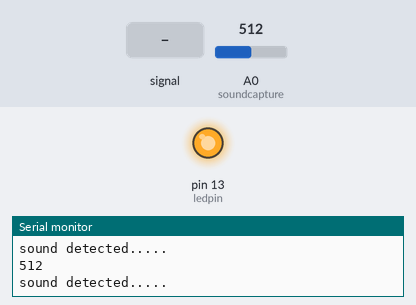
Simulated run of this sketch. Board: Arduino Uno, built with avr-gcc and run on an emulated ATmega328P. Parts: output pins drawn as LEDs (lit = HIGH), the last lines printed to the serial monitor. Dashed ring = blinking. The test bench sets the inputs (shaded band); at power-on: A0 (soundcapture) = 512.

Above: at 1.2 s.
1.3 s: A0 (soundcapture) fed a 200 Hz sine of ±81 counts around its level
At 2.0 s:
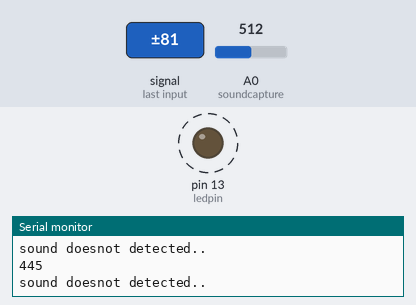
4.3 s: A0 (soundcapture) set to 490
5.8 s: A0 (soundcapture) set to 510
At 7.0 s:
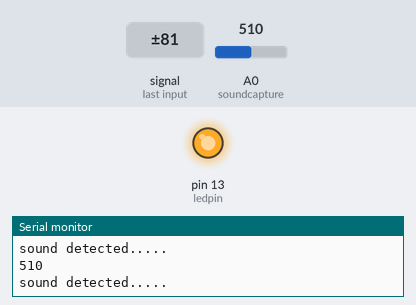
7.3 s: A0 (soundcapture) set to 306
At 8.6 s:
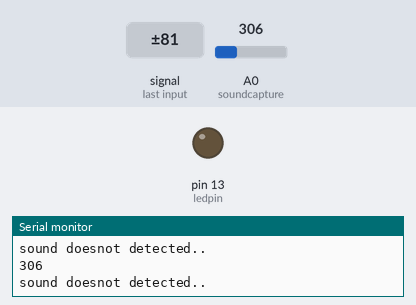
Timing chart, 0 to 9.8 s (numbered marks = the images above; inputs shaded):
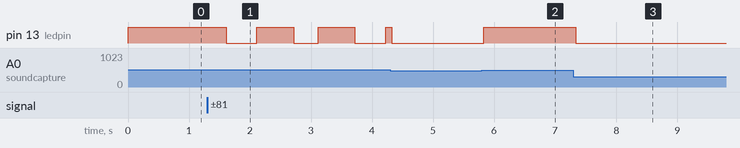

The sketch:

micsensor.ino
```cpp
int const soundcapture=A0;
int const ledpin = 13;
void setup(){
    pinMode(soundcapture,INPUT);
    pinMode(ledpin,OUTPUT);
    Serial.begin(9600);
}
void loop(){
  int microphoneValue = analogRead(soundcapture);
  Serial.println(microphoneValue);
  int threshold = 500;
  if(microphoneValue>threshold){
    digitalWrite(ledpin,1);
    Serial.println("sound detected.....");

  }
  else{
    digitalWrite(ledpin,0);
    Serial.println("sound doesnot detected..");
  }
  delay(100);

}
```

Measured:
- after the input at 1.3 s, pin 13 (ledpin): alternates HIGH for 0.60 s and LOW for 0.50 s, starting after 0.31 s
- after the input at 5.8 s, pin 13 (ledpin): LOW → HIGH at once
- after the input at 7.3 s, pin 13 (ledpin): HIGH → LOW at once
